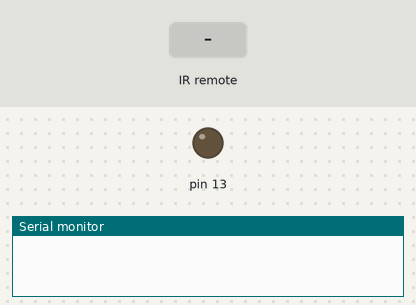
This sketch was run on a simulated Arduino Uno, built with avr-gcc and run on an emulated ATmega328P. On the bench: output pins drawn as LEDs (lit = HIGH), the last lines printed to the serial monitor. The inputs (shaded band) are chosen by the test bench.

Above: at 1.2 s.
1.3 s: infrared code 0xFF00BF00 received
At 2.2 s:
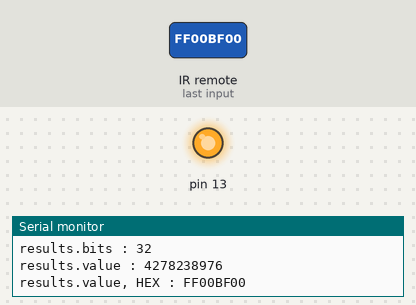
2.8 s: infrared code 0xFE01BF00 received
At 3.3 s:
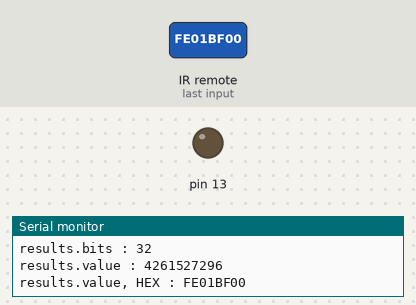
Timing chart, 0 to 5.8 s (numbered marks = the images above; inputs shaded):
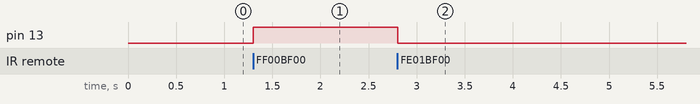

Measured:
- after the input at 1.3 s, pin 13: LOW → HIGH at once
- after the input at 2.8 s, pin 13: HIGH → LOW at once

The sketch:

sketch_jul12a.ino
```cpp
#include <IRremote.h>

IRrecv irrecv(2);
decode_results results;

void setup() {
  // put your setup code here, to run once:
  pinMode(13, OUTPUT);
  Serial.begin(115200);
  irrecv.enableIRIn();
}

void loop() {
  // put your main code here, to run repeatedly:
  if(irrecv.decode(&results)) {
     Serial.print("results.decode_type : "); //리모콘 타입
     Serial.println(results.decode_type);

     Serial.print("results.bits : "); //키값길이
     Serial.println(results.bits);

     Serial.print("results.value : "); //키값
     Serial.println(results.value);

     Serial.print("results.value, HEX : "); //키값을 16진수로변환
     Serial.println(results.value, HEX);

    switch (results.value) {
      case 0xFF00BF00: digitalWrite(13, HIGH); break;
      case 0xFE01BF00: digitalWrite(13, LOW); break;
      case 0xFD02BF00: break;
    }

    irrecv.resume();
    delay(100);
  }
}
```
